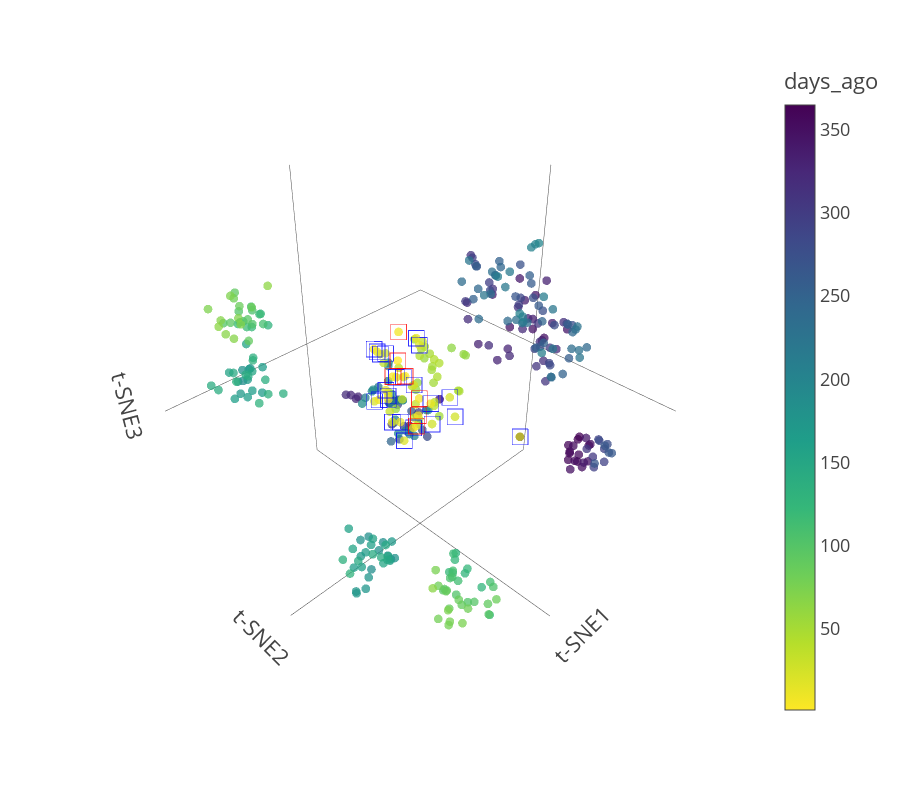

This figure's notebook cell:
### Code cell
# Prep the data
df_numeric = model_df.drop(columns='date_column', errors='ignore')
df_numeric = df_numeric.fillna(0)

# Standardize using Min-Max Scaling
scaler = MinMaxScaler()
df_scaled = pd.DataFrame(scaler.fit_transform(df_numeric), columns=df_numeric.columns).iloc[-365:, :]

# t-SNE dimensionality reduction
tsne = TSNE(n_components=3, random_state=2225, perplexity=30, n_iter=1000)
tsne_results = tsne.fit_transform(df_scaled)

# Add t-SNE results back to the DataFrame
df_scaled['t-SNE1'] = tsne_results[:, 0]
df_scaled['t-SNE2'] = tsne_results[:, 1]
df_scaled['t-SNE3'] = tsne_results[:, 2]

# Add back in a date col for hover labeling
df_scaled['date'] = pd.to_datetime(model_df['date_column'].iloc[-100:])  # Ensure correct slicing
df_scaled['Date'] = df_scaled['date'].dt.strftime('%m-%d-%Y')  # Format as DD-MM-YYYY
df_scaled['days_ago'] = range(len(df_scaled), 0, -1)

# Label which days the data come from
df_scaled['Label'] = 'All Others'
df_scaled.loc[df_scaled.tail(30).head(23).index, 'Label'] = 'Last 30 Days'
df_scaled.loc[df_scaled.tail(7).index, 'Label'] = 'Last 7 Days'

# Create a new column for year to use as gradient coloring
df_scaled['Year'] = df_scaled['date'].dt.year

# Interactive Plotly visualization with hover displaying the date
fig = px.scatter_3d(
    df_scaled, 
    x='t-SNE1', 
    y='t-SNE2', 
    z='t-SNE3', 
    color='days_ago', 
    color_continuous_scale=px.colors.sequential.Viridis[::-1],
    hover_data={'Date': True}  # Show formatted date on hover
)

# Adjust marker size and opacity for the main plot
fig.update_traces(marker=dict(size=3, opacity=0.75))

# Add markers for "Last 30 Days"
last_30_days = df_scaled[df_scaled['Label'] == 'Last 30 Days']
fig.add_trace(
    px.scatter_3d(
        last_30_days,
        x='t-SNE1',
        y='t-SNE2',
        z='t-SNE3',
    ).data[0].update(
        marker=dict(size=6, color='blue', symbol='square-open', opacity=0.8), 
        hoverinfo="none"
    )
)

# Add markers for "Last 7 Days"
last_7_days = df_scaled[df_scaled['Label'] == 'Last 7 Days']
fig.add_trace(
    px.scatter_3d(
        last_7_days,
        x='t-SNE1',
        y='t-SNE2',
        z='t-SNE3',
        hover_data={'Date': False}  # Include date on hover
    ).data[0].update(
        marker=dict(size=6, color='red', symbol='square-open', opacity=0.8), 
        hoverinfo="none"
    )
)

# Adjust figure layout height
fig.update_layout(
    height=800, 
    template="presentation",
    scene=dict(
        xaxis=dict(showgrid=False, showticklabels=False),
        yaxis=dict(showgrid=False, showticklabels=False),
        zaxis=dict(showgrid=False, showticklabels=False),
        aspectmode='cube',
        bgcolor="white"
    ),
)

# Show the figure
fig.show()

### Figure 1 — Plotly figure (JSON) as saved in the notebook; plotly's stock layout.template omitted (floating-point values rounded to 4 significant figures; data arrays with more than 128 entries replaced by an {"elided": "..."} marker saying what was removed)
{"data": [{"customdata": {"elided": "365x1 str values"}, "hovertemplate": "t-SNE1=%{x}<br>t-SNE2=%{y}<br>t-SNE3=%{z}<br>Date=%{customdata[0]}<br>days_ago=%{marker.color}<extra></extra>", "legendgroup": "", "marker": {"color": {"elided": "365 int values"}, "coloraxis": "coloraxis", "opacity": 0.75, "size": 3, "symbol": "circle"}, "mode": "markers", "name": "", "scene": "scene", "showlegend": false, "type": "scatter3d", "x": {"elided": "365 float values"}, "y": {"elided": "365 float values"}, "z": {"elided": "365 float values"}}, {"hoverinfo": "none", "hovertemplate": "t-SNE1=%{x}<br>t-SNE2=%{y}<br>t-SNE3=%{z}<extra></extra>", "legendgroup": "", "marker": {"color": "blue", "opacity": 0.8, "size": 6, "symbol": "square-open"}, "mode": "markers", "name": "", "scene": "scene", "showlegend": false, "type": "scatter3d", "x": [-3.714, -3.572, -3.713, -4.822, -4.855, -4.417, -5.17, -3.75, -1.499, -4.334, -2.202, -7.424, -1.945, -3.197, -2.549, -3.548, -4.532, -2.723, -5.102, -2.186, -2.97, -2.202, -3.549], "y": [-4.773, -6.58, -6.26, -3.372, -1.558, -4.549, -2.267, -5.417, -5.107, -4.012, -3.334, 1.481, -4.082, -5.816, -4.973, -6.836, -4.449, -3.033, -3.751, -3.629, -5.386, -5.437, -7.104], "z": [-1.837, -0.9726, -0.8358, -5.2, -3.64, -2.63, -2.728, -2.192, -2.761, 0.5296, -5.105, -4.77, -3.975, -3.102, -2.787, -0.9201, 0.7302, -4.212, -3.952, -3.839, -3.471, -3.157, -0.8494]}, {"customdata": [["05-04-2025"], ["05-05-2025"], ["05-06-2025"], ["05-07-2025"], ["05-08-2025"], ["05-09-2025"], ["05-10-2025"]], "hoverinfo": "none", "hovertemplate": "t-SNE1=%{x}<br>t-SNE2=%{y}<br>t-SNE3=%{z}<extra></extra>", "legendgroup": "", "marker": {"color": "red", "opacity": 0.8, "size": 6, "symbol": "square-open"}, "mode": "markers", "name": "", "scene": "scene", "showlegend": false, "type": "scatter3d", "x": [-3.92, -2.712, -4.995, -2.776, -3.887, -4.056, -3.88], "y": [-5.308, -2.798, -4.634, -2.686, -5.846, -4.947, -5.386], "z": [1.021, -3.939, -3.982, -3.127, -2.415, -2.015, -1.02]}], "layout": {"coloraxis": {"colorbar": {"title": {"text": "days_ago"}}, "colorscale": [[0, "#fde725"], [0.1111, "#b5de2b"], [0.2222, "#6ece58"], [0.3333, "#35b779"], [0.4444, "#1f9e89"], [0.5556, "#26828e"], [0.6667, "#31688e"], [0.7778, "#3e4989"], [0.8889, "#482878"], [1, "#440154"]]}, "height": 800, "legend": {"tracegroupgap": 0}, "margin": {"t": 60}, "scene": {"aspectmode": "cube", "bgcolor": "white", "domain": {"x": [0, 1], "y": [0, 1]}, "xaxis": {"showgrid": false, "showticklabels": false, "title": {"text": "t-SNE1"}}, "yaxis": {"showgrid": false, "showticklabels": false, "title": {"text": "t-SNE2"}}, "zaxis": {"showgrid": false, "showticklabels": false, "title": {"text": "t-SNE3"}}}}}
